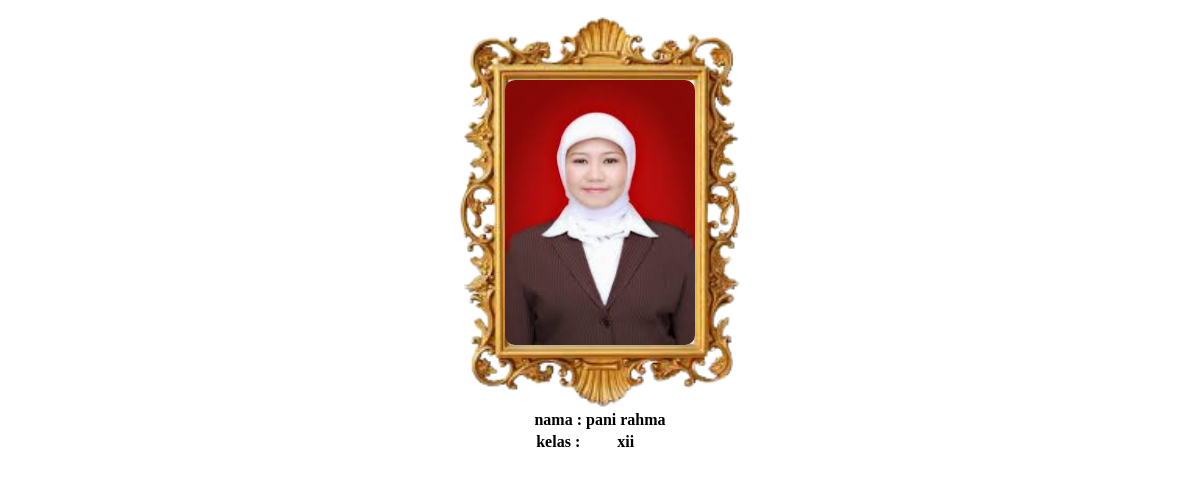
/detail-siswa.php?id=12123, run on the app's committed database.
### tables this page shows
CREATE TABLE `siswa` (
  `nik` int(11) NOT NULL,
  `nama` varchar(40) NOT NULL,
  `jk` enum('l','p','','') NOT NULL,
  `kelas` enum('x','xi','xii','') NOT NULL,
  `poto` varchar(10000) DEFAULT NULL
);

### detail-siswa.php (the view, shortened to what this page needs)
<?php
include "koneksi/koneksi.php";
if (isset($_GET['id'])) {
    $id = $_GET['id'];
    $queri = mysqli_query($koneksi, "SELECT * FROM siswa WHERE nik = '$id'");
    $data = mysqli_fetch_array($queri);
?>
   <center>
    <div class="out-box">
    <img src="img/<?= $data[4] ?>" alt="" id="im"><br><br>
    </div>
    <table>
    <tr>
            <td><b>nama :</b></td>
            <td><b><?=$data[1]?></b></td>
        </tr>
        <tr>
            <td><b>kelas  :</b></td>
            <td><b><?=$data[3]?></b></td>
        </tr>
    </table>
   </center>
<?php
}
?>

### detail-siswa.php (style rules this page uses)
#im { width:190px; height:265px; border-radius:10px; margin-top:24%; }
table { text-align:center; }
.out-box { width: 300px; height:400px; background-image:url('img/p1.png'); background-size:cover; border-radius: 10px; text-align: center; }

### data on the page
siswa: poto (picture), nama "pani rahma", kelas "xii"
